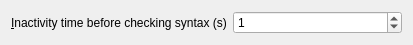
<?xml version="1.0" encoding="UTF-8"?>
<ui version="4.0">
 <class>SyntaxCheckerConfigWidget</class>
 <widget class="QWidget" name="SyntaxCheckerConfigWidget">
  <property name="geometry">
   <rect>
    <x>0</x>
    <y>0</y>
    <width>400</width>
    <height>40</height>
   </rect>
  </property>
  <property name="windowTitle">
   <string>Syntax Checker</string>
  </property>
  <layout class="QHBoxLayout" name="horizontalLayout">
   <item>
    <widget class="QLabel" name="label">
     <property name="text">
      <string>&amp;Inactivity time before checking syntax (s)</string>
     </property>
     <property name="buddy">
      <cstring>_syntax_checker__time_interval</cstring>
     </property>
    </widget>
   </item>
   <item>
    <widget class="QSpinBox" name="_syntax_checker__time_interval">
     <property name="specialValueText">
      <string>Disable timed syntax check</string>
     </property>
     <property name="maximum">
      <number>999</number>
     </property>
     <property name="value">
      <number>1</number>
     </property>
    </widget>
   </item>
  </layout>
 </widget>
 <resources/>
 <connections/>
</ui>
